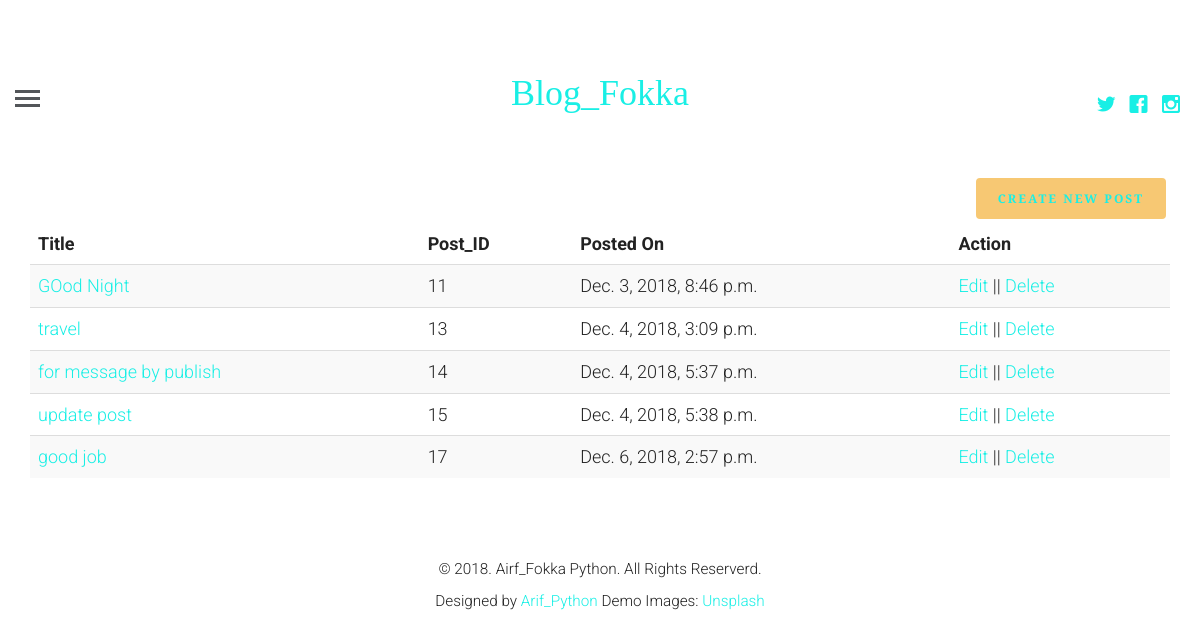
Screenshot of /profile/ (signed in) with the database file from the repository.
### blogapp/models.py (models this page shows, shortened)
class article (models.Model):
    article_author=models.ForeignKey(author, on_delete=models.CASCADE )
    title=models.CharField(max_length=250)
    posted_on=models.DateTimeField(auto_now=False, auto_now_add=True)
    update_on=models.DateTimeField(auto_now=True,auto_now_add=False)
    body=models.TextField()
    image = models.FileField()
    category=models.ForeignKey(category, on_delete=models.CASCADE)

### blogapp/views.py (the view)
# urls.py: path('profile/', views.getprofile, name='profile'),
def getprofile (request):
    if request.user.is_authenticated:
        user=get_object_or_404(User, id=request.user.id)
        post=article.objects.filter(article_author=user.id)
        contex = {
            'post':post,
        }
        return render(request, 'profile_view.html', contex)
    else:
       return redirect('login')

### templates/profile_view.html (shortened to what this page needs)
{% extends 'base.html' %}
{% block content %}
    <div class="container">
        <a href="{% url 'create'%}" class="btn btn-primary pull pull-right">Create New Post</a>
        <table class="table table-striped">
            <thead>
             <tr>
                 <td><b>Title</b></td>
                 <td><b>Post_ID</b></td>
                 <td><b>Posted On</b></td>
                 <td><b>Action</b></td>
             </tr>
            </thead>
            <tbody>
             {%for p in post%}
                  <tr>
                    <td> <a href="{%url 'single_post' id=p.id%}">{{p.title|truncatewords:15}}</a> </td>
                      <td>{{p.id}}</td>
                      <td>{{p.posted_on}}</td>
                      <td><a href="{%url 'update' id=p.id%}"> Edit </a>  ||  <a href="{%url 'delete' id=p.id%}"> Delete </a></td>
                </tr>
            {%endfor%}
            </tbody>
        </table>
    </div>
{% endblock %}

### blogapp/static/css/style.css (style rules this page uses)
html { background: #fff; }
body { font-family: "Roboto", arial, sans-serif; font-size: 18px; font-weight: 300; line-height: 1.8; color: #222; background: #fff; }
a { color: #19efe5!important; -webkit-transition: 0.5s; -o-transition: 0.5s; transition: 0.5s; }
.btn { margin-right: 4px; margin-bottom: 4px; font-family: "Playfair Display", times, serif; font-size: 12px; letter-spacing: 2px; text-transform: uppercase; font-weight: 700; -webkit-border-radius: 4px; -moz-border-radius: 4px; -ms-border-radius: 4px; border-radius: 4px; -webkit-transition: 0.5s; -o-transition: 0.5s; transition: 0.5s; }
.btn-primary { background: #f7c873; color: #fff; border: 2px solid #f7c873; }

### rows the page displays
article: title "GOod Night", id "11", posted_on "Dec. 3, 2018, 8:46 p.m."
article: title "travel", id "13", posted_on "Dec. 4, 2018, 3:09 p.m."
article: title "for message by publish", id "14", posted_on "Dec. 4, 2018, 5:37 p.m."
article: title "update post", id "15", posted_on "Dec. 4, 2018, 5:38 p.m."
article: title "good job", id "17", posted_on "Dec. 6, 2018, 2:57 p.m."
